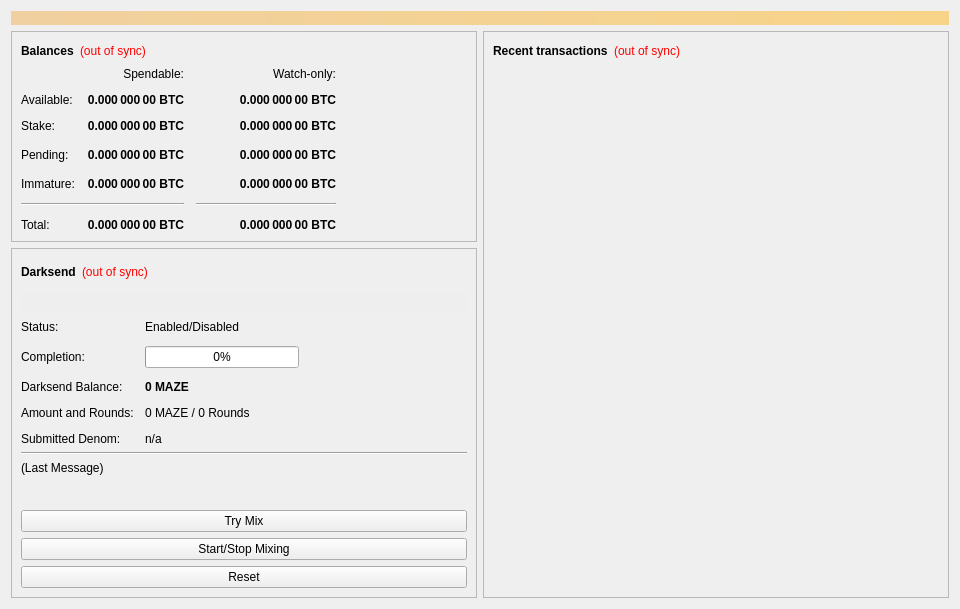
<?xml version="1.0" encoding="UTF-8"?>
<ui version="4.0">
 <class>OverviewPage</class>
 <widget class="QWidget" name="OverviewPage">
  <property name="geometry">
   <rect>
    <x>0</x>
    <y>0</y>
    <width>960</width>
    <height>594</height>
   </rect>
  </property>
  <property name="minimumSize">
   <size>
    <width>960</width>
    <height>0</height>
   </size>
  </property>
  <property name="windowTitle">
   <string>Form</string>
  </property>
  <layout class="QVBoxLayout" name="topLayout">
   <item>
    <widget class="QLabel" name="labelAlerts">
     <property name="visible">
      <bool>false</bool>
     </property>
     <property name="styleSheet">
      <string notr="true">background-color: qlineargradient(x1: 0, y1: 0, x2: 1, y2: 0, stop:0 #F0D0A0, stop:1 #F8D488); color:#000000;</string>
     </property>
     <property name="wordWrap">
      <bool>true</bool>
     </property>
     <property name="margin">
      <number>3</number>
     </property>
    </widget>
   </item>
   <item>
    <layout class="QHBoxLayout" name="horizontalLayout" stretch="1,1">
     <item>
      <layout class="QVBoxLayout" name="verticalLayout_2">
       <item>
        <widget class="QFrame" name="frame">
         <property name="frameShape">
          <enum>QFrame::StyledPanel</enum>
         </property>
         <property name="frameShadow">
          <enum>QFrame::Raised</enum>
         </property>
         <layout class="QVBoxLayout" name="verticalLayout_4">
          <item>
           <layout class="QHBoxLayout" name="horizontalLayout_4">
            <item>
             <widget class="QLabel" name="label_5">
              <property name="font">
               <font>
                <weight>75</weight>
                <bold>true</bold>
               </font>
              </property>
              <property name="text">
               <string>Balances</string>
              </property>
             </widget>
            </item>
            <item>
             <widget class="QLabel" name="labelWalletStatus">
              <property name="cursor">
               <cursorShape>WhatsThisCursor</cursorShape>
              </property>
              <property name="toolTip">
               <string>The displayed information may be out of date. Your wallet automatically synchronizes with the MAZE network after a connection is established, but this process has not completed yet.</string>
              </property>
              <property name="styleSheet">
               <string notr="true">QLabel { color: red; }</string>
              </property>
              <property name="text">
               <string notr="true">(out of sync)</string>
              </property>
              <property name="alignment">
               <set>Qt::AlignLeading|Qt::AlignLeft|Qt::AlignVCenter</set>
              </property>
             </widget>
            </item>
            <item>
             <spacer name="horizontalSpacer_3">
              <property name="orientation">
               <enum>Qt::Horizontal</enum>
              </property>
              <property name="sizeHint" stdset="0">
               <size>
                <width>40</width>
                <height>20</height>
               </size>
              </property>
             </spacer>
            </item>
           </layout>
          </item>
          <item>
           <layout class="QGridLayout" name="gridLayout">
            <property name="spacing">
             <number>12</number>
            </property>
            <item row="3" column="2">
             <widget class="QLabel" name="labelWatchPending">
              <property name="font">
               <font>
                <weight>75</weight>
                <bold>true</bold>
               </font>
              </property>
              <property name="cursor">
               <cursorShape>IBeamCursor</cursorShape>
              </property>
              <property name="toolTip">
               <string>Unconfirmed transactions to watch-only addresses</string>
              </property>
              <property name="text">
               <string notr="true">0.000 000 00 BTC</string>
              </property>
              <property name="alignment">
               <set>Qt::AlignRight|Qt::AlignTrailing|Qt::AlignVCenter</set>
              </property>
              <property name="textInteractionFlags">
               <set>Qt::LinksAccessibleByMouse|Qt::TextSelectableByKeyboard|Qt::TextSelectableByMouse</set>
              </property>
             </widget>
            </item>
            <item row="3" column="1">
             <widget class="QLabel" name="labelUnconfirmed">
              <property name="font">
               <font>
                <weight>75</weight>
                <bold>true</bold>
               </font>
              </property>
              <property name="cursor">
               <cursorShape>IBeamCursor</cursorShape>
              </property>
              <property name="toolTip">
               <string>Total of transactions that have yet to be confirmed, and do not yet count toward the spendable balance</string>
              </property>
              <property name="text">
               <string notr="true">0.000 000 00 BTC</string>
              </property>
              <property name="alignment">
               <set>Qt::AlignRight|Qt::AlignTrailing|Qt::AlignVCenter</set>
              </property>
              <property name="textInteractionFlags">
               <set>Qt::LinksAccessibleByMouse|Qt::TextSelectableByKeyboard|Qt::TextSelectableByMouse</set>
              </property>
             </widget>
            </item>
            <item row="4" column="2">
             <widget class="QLabel" name="labelWatchImmature">
              <property name="font">
               <font>
                <weight>75</weight>
                <bold>true</bold>
               </font>
              </property>
              <property name="cursor">
               <cursorShape>IBeamCursor</cursorShape>
              </property>
              <property name="toolTip">
               <string>Mined balance in watch-only addresses that has not yet matured</string>
              </property>
              <property name="text">
               <string notr="true">0.000 000 00 BTC</string>
              </property>
              <property name="alignment">
               <set>Qt::AlignRight|Qt::AlignTrailing|Qt::AlignVCenter</set>
              </property>
              <property name="textInteractionFlags">
               <set>Qt::LinksAccessibleByMouse|Qt::TextSelectableByKeyboard|Qt::TextSelectableByMouse</set>
              </property>
             </widget>
            </item>
            <item row="5" column="0" colspan="2">
             <widget class="Line" name="lineSpendableBalance">
              <property name="orientation">
               <enum>Qt::Horizontal</enum>
              </property>
             </widget>
            </item>
            <item row="5" column="2">
             <widget class="Line" name="lineWatchBalance">
              <property name="sizePolicy">
               <sizepolicy hsizetype="Preferred" vsizetype="Fixed">
                <horstretch>0</horstretch>
                <verstretch>0</verstretch>
               </sizepolicy>
              </property>
              <property name="minimumSize">
               <size>
                <width>140</width>
                <height>0</height>
               </size>
              </property>
              <property name="orientation">
               <enum>Qt::Horizontal</enum>
              </property>
             </widget>
            </item>
            <item row="6" column="0">
             <widget class="QLabel" name="labelTotalText">
              <property name="text">
               <string>Total:</string>
              </property>
             </widget>
            </item>
            <item row="4" column="1">
             <widget class="QLabel" name="labelImmature">
              <property name="font">
               <font>
                <weight>75</weight>
                <bold>true</bold>
               </font>
              </property>
              <property name="cursor">
               <cursorShape>IBeamCursor</cursorShape>
              </property>
              <property name="toolTip">
               <string>Mined balance that has not yet matured</string>
              </property>
              <property name="text">
               <string notr="true">0.000 000 00 BTC</string>
              </property>
              <property name="alignment">
               <set>Qt::AlignRight|Qt::AlignTrailing|Qt::AlignVCenter</set>
              </property>
              <property name="textInteractionFlags">
               <set>Qt::LinksAccessibleByMouse|Qt::TextSelectableByKeyboard|Qt::TextSelectableByMouse</set>
              </property>
             </widget>
            </item>
            <item row="3" column="3">
             <spacer name="horizontalSpacer_2">
              <property name="orientation">
               <enum>Qt::Horizontal</enum>
              </property>
              <property name="sizeHint" stdset="0">
               <size>
                <width>40</width>
                <height>20</height>
               </size>
              </property>
             </spacer>
            </item>
            <item row="4" column="0">
             <widget class="QLabel" name="labelImmatureText">
              <property name="text">
               <string>Immature:</string>
              </property>
             </widget>
            </item>
            <item row="6" column="1">
             <widget class="QLabel" name="labelTotal">
              <property name="font">
               <font>
                <weight>75</weight>
                <bold>true</bold>
               </font>
              </property>
              <property name="cursor">
               <cursorShape>IBeamCursor</cursorShape>
              </property>
              <property name="toolTip">
               <string>Your current total balance</string>
              </property>
              <property name="text">
               <string notr="true">0.000 000 00 BTC</string>
              </property>
              <property name="alignment">
               <set>Qt::AlignRight|Qt::AlignTrailing|Qt::AlignVCenter</set>
              </property>
              <property name="textInteractionFlags">
               <set>Qt::LinksAccessibleByMouse|Qt::TextSelectableByKeyboard|Qt::TextSelectableByMouse</set>
              </property>
             </widget>
            </item>
            <item row="6" column="2">
             <widget class="QLabel" name="labelWatchTotal">
              <property name="font">
               <font>
                <weight>75</weight>
                <bold>true</bold>
               </font>
              </property>
              <property name="cursor">
               <cursorShape>IBeamCursor</cursorShape>
              </property>
              <property name="toolTip">
               <string>Current total balance in watch-only addresses</string>
              </property>
              <property name="text">
               <string notr="true">0.000 000 00 BTC</string>
              </property>
              <property name="alignment">
               <set>Qt::AlignRight|Qt::AlignTrailing|Qt::AlignVCenter</set>
              </property>
              <property name="textInteractionFlags">
               <set>Qt::LinksAccessibleByMouse|Qt::TextSelectableByKeyboard|Qt::TextSelectableByMouse</set>
              </property>
             </widget>
            </item>
            <item row="0" column="2">
             <widget class="QLabel" name="labelWatchonly">
              <property name="text">
               <string>Watch-only:</string>
              </property>
              <property name="alignment">
               <set>Qt::AlignRight|Qt::AlignTrailing|Qt::AlignVCenter</set>
              </property>
             </widget>
            </item>
            <item row="1" column="0">
             <widget class="QLabel" name="labelBalanceText">
              <property name="text">
               <string>Available:</string>
              </property>
             </widget>
            </item>
            <item row="1" column="1">
             <widget class="QLabel" name="labelBalance">
              <property name="font">
               <font>
                <weight>75</weight>
                <bold>true</bold>
               </font>
              </property>
              <property name="cursor">
               <cursorShape>IBeamCursor</cursorShape>
              </property>
              <property name="toolTip">
               <string>Your current spendable balance</string>
              </property>
              <property name="text">
               <string notr="true">0.000 000 00 BTC</string>
              </property>
              <property name="alignment">
               <set>Qt::AlignRight|Qt::AlignTrailing|Qt::AlignVCenter</set>
              </property>
              <property name="textInteractionFlags">
               <set>Qt::LinksAccessibleByMouse|Qt::TextSelectableByKeyboard|Qt::TextSelectableByMouse</set>
              </property>
             </widget>
            </item>
            <item row="2" column="0">
             <widget class="QLabel" name="label_10">
              <property name="text">
               <string>Stake:</string>
              </property>
             </widget>
            </item>
            <item row="2" column="1">
             <widget class="QLabel" name="labelStake">
              <property name="font">
               <font>
                <weight>75</weight>
                <bold>true</bold>
               </font>
              </property>
              <property name="cursor">
               <cursorShape>IBeamCursor</cursorShape>
              </property>
              <property name="toolTip">
               <string>Total of coins that was staked, and do not yet count toward the current balance</string>
              </property>
              <property name="text">
               <string notr="true">0.000 000 00 BTC</string>
              </property>
              <property name="alignment">
               <set>Qt::AlignRight|Qt::AlignTrailing|Qt::AlignVCenter</set>
              </property>
              <property name="textInteractionFlags">
               <set>Qt::LinksAccessibleByMouse|Qt::TextSelectableByKeyboard|Qt::TextSelectableByMouse</set>
              </property>
             </widget>
            </item>
            <item row="2" column="2">
             <widget class="QLabel" name="labelWatchStake">
              <property name="font">
               <font>
                <weight>75</weight>
                <bold>true</bold>
               </font>
              </property>
              <property name="cursor">
               <cursorShape>IBeamCursor</cursorShape>
              </property>
              <property name="toolTip">
               <string>Total of coins that was staked in watch-only addresses, and do not yet count toward the current watch-only balance</string>
              </property>
              <property name="text">
               <string notr="true">0.000 000 00 BTC</string>
              </property>
              <property name="alignment">
               <set>Qt::AlignRight|Qt::AlignTrailing|Qt::AlignVCenter</set>
              </property>
              <property name="textInteractionFlags">
               <set>Qt::LinksAccessibleByMouse|Qt::TextSelectableByKeyboard|Qt::TextSelectableByMouse</set>
              </property>
             </widget>
            </item>
            <item row="1" column="2">
             <widget class="QLabel" name="labelWatchAvailable">
              <property name="font">
               <font>
                <weight>75</weight>
                <bold>true</bold>
               </font>
              </property>
              <property name="cursor">
               <cursorShape>IBeamCursor</cursorShape>
              </property>
              <property name="toolTip">
               <string>Your current balance in watch-only addresses</string>
              </property>
              <property name="text">
               <string notr="true">0.000 000 00 BTC</string>
              </property>
              <property name="alignment">
               <set>Qt::AlignRight|Qt::AlignTrailing|Qt::AlignVCenter</set>
              </property>
              <property name="textInteractionFlags">
               <set>Qt::LinksAccessibleByMouse|Qt::TextSelectableByKeyboard|Qt::TextSelectableByMouse</set>
              </property>
             </widget>
            </item>
            <item row="3" column="0">
             <widget class="QLabel" name="labelPendingText">
              <property name="text">
               <string>Pending:</string>
              </property>
             </widget>
            </item>
            <item row="0" column="1">
             <widget class="QLabel" name="labelSpendable">
              <property name="text">
               <string>Spendable:</string>
              </property>
              <property name="alignment">
               <set>Qt::AlignRight|Qt::AlignTrailing|Qt::AlignVCenter</set>
              </property>
             </widget>
            </item>
           </layout>
          </item>
         </layout>
        </widget>
       </item>
       <item>
        <widget class="QFrame" name="frameDarksend">
         <property name="sizePolicy">
          <sizepolicy hsizetype="Expanding" vsizetype="Expanding">
           <horstretch>0</horstretch>
           <verstretch>0</verstretch>
          </sizepolicy>
         </property>
         <property name="minimumSize">
          <size>
           <width>0</width>
           <height>350</height>
          </size>
         </property>
         <property name="layoutDirection">
          <enum>Qt::LeftToRight</enum>
         </property>
         <property name="frameShape">
          <enum>QFrame::StyledPanel</enum>
         </property>
         <property name="frameShadow">
          <enum>QFrame::Raised</enum>
         </property>
         <layout class="QVBoxLayout" name="verticalLayout_5">
          <item>
           <layout class="QHBoxLayout" name="horizontalLayout_5">
            <item>
             <widget class="QLabel" name="label_2">
              <property name="font">
               <font>
                <weight>75</weight>
                <bold>true</bold>
               </font>
              </property>
              <property name="text">
               <string>Darksend</string>
              </property>
             </widget>
            </item>
            <item>
             <widget class="QLabel" name="labelDarksendSyncStatus">
              <property name="toolTip">
               <string>The displayed information may be out of date. Your wallet automatically synchronizes with the MAZE network after a connection is established, but this process has not completed yet.</string>
              </property>
              <property name="styleSheet">
               <string notr="true">QLabel { color: red; }</string>
              </property>
              <property name="text">
               <string notr="true">(out of sync)</string>
              </property>
              <property name="alignment">
               <set>Qt::AlignLeading|Qt::AlignLeft|Qt::AlignVCenter</set>
              </property>
             </widget>
            </item>
            <item>
             <spacer name="horizontalSpacer_4">
              <property name="orientation">
               <enum>Qt::Horizontal</enum>
              </property>
              <property name="sizeHint" stdset="0">
               <size>
                <width>40</width>
                <height>20</height>
               </size>
              </property>
             </spacer>
            </item>
           </layout>
          </item>
          <item>
           <widget class="QPushButton" name="runAutoDenom">
            <property name="palette">
             <palette>
              <active>
               <colorrole role="WindowText">
                <brush brushstyle="SolidPattern">
                 <color alpha="255">
                  <red>0</red>
                  <green>0</green>
                  <blue>0</blue>
                 </color>
                </brush>
               </colorrole>
               <colorrole role="Button">
                <brush brushstyle="SolidPattern">
                 <color alpha="255">
                  <red>239</red>
                  <green>238</green>
                  <blue>238</blue>
                 </color>
                </brush>
               </colorrole>
               <colorrole role="Light">
                <brush brushstyle="SolidPattern">
                 <color alpha="255">
                  <red>255</red>
                  <green>255</green>
                  <blue>255</blue>
                 </color>
                </brush>
               </colorrole>
               <colorrole role="Midlight">
                <brush brushstyle="SolidPattern">
                 <color alpha="255">
                  <red>247</red>
                  <green>246</green>
                  <blue>246</blue>
                 </color>
                </brush>
               </colorrole>
               <colorrole role="Dark">
                <brush brushstyle="SolidPattern">
                 <color alpha="255">
                  <red>119</red>
                  <green>119</green>
                  <blue>119</blue>
                 </color>
                </brush>
               </colorrole>
               <colorrole role="Mid">
                <brush brushstyle="SolidPattern">
                 <color alpha="255">
                  <red>159</red>
                  <green>159</green>
                  <blue>159</blue>
                 </color>
                </brush>
               </colorrole>
               <colorrole role="Text">
                <brush brushstyle="SolidPattern">
                 <color alpha="255">
                  <red>0</red>
                  <green>0</green>
                  <blue>0</blue>
                 </color>
                </brush>
               </colorrole>
               <colorrole role="BrightText">
                <brush brushstyle="SolidPattern">
                 <color alpha="255">
                  <red>255</red>
                  <green>255</green>
                  <blue>255</blue>
                 </color>
                </brush>
               </colorrole>
               <colorrole role="ButtonText">
                <brush brushstyle="SolidPattern">
                 <color alpha="255">
                  <red>0</red>
                  <green>0</green>
                  <blue>0</blue>
                 </color>
                </brush>
               </colorrole>
               <colorrole role="Base">
                <brush brushstyle="SolidPattern">
                 <color alpha="255">
                  <red>255</red>
                  <green>255</green>
                  <blue>255</blue>
                 </color>
                </brush>
               </colorrole>
               <colorrole role="Window">
                <brush brushstyle="SolidPattern">
                 <color alpha="255">
                  <red>239</red>
                  <green>238</green>
                  <blue>238</blue>
                 </color>
                </brush>
               </colorrole>
               <colorrole role="Shadow">
                <brush brushstyle="SolidPattern">
                 <color alpha="255">
                  <red>0</red>
                  <green>0</green>
                  <blue>0</blue>
                 </color>
                </brush>
               </colorrole>
               <colorrole role="AlternateBase">
                <brush brushstyle="SolidPattern">
                 <color alpha="255">
                  <red>247</red>
                  <green>246</green>
                  <blue>246</blue>
                 </color>
                </brush>
               </colorrole>
               <colorrole role="ToolTipBase">
                <brush brushstyle="SolidPattern">
                 <color alpha="255">
                  <red>255</red>
                  <green>255</green>
                  <blue>220</blue>
                 </color>
                </brush>
               </colorrole>
               <colorrole role="ToolTipText">
                <brush brushstyle="SolidPattern">
                 <color alpha="255">
                  <red>0</red>
                  <green>0</green>
                  <blue>0</blue>
                 </color>
                </brush>
               </colorrole>
              </active>
              <inactive>
               <colorrole role="WindowText">
                <brush brushstyle="SolidPattern">
                 <color alpha="255">
                  <red>0</red>
                  <green>0</green>
                  <blue>0</blue>
                 </color>
                </brush>
               </colorrole>
               <colorrole role="Button">
                <brush brushstyle="SolidPattern">
                 <color alpha="255">
                  <red>239</red>
                  <green>238</green>
                  <blue>238</blue>
                 </color>
                </brush>
               </colorrole>
               <colorrole role="Light">
                <brush brushstyle="SolidPattern">
                 <color alpha="255">
                  <red>255</red>
                  <green>255</green>
                  <blue>255</blue>
                 </color>
                </brush>
               </colorrole>
               <colorrole role="Midlight">
                <brush brushstyle="SolidPattern">
                 <color alpha="255">
                  <red>247</red>
                  <green>246</green>
                  <blue>246</blue>
                 </color>
                </brush>
               </colorrole>
               <colorrole role="Dark">
                <brush brushstyle="SolidPattern">
                 <color alpha="255">
                  <red>119</red>
                  <green>119</green>
                  <blue>119</blue>
                 </color>
                </brush>
               </colorrole>
               <colorrole role="Mid">
                <brush brushstyle="SolidPattern">
                 <color alpha="255">
                  <red>159</red>
                  <green>159</green>
                  <blue>159</blue>
                 </color>
                </brush>
               </colorrole>
               <colorrole role="Text">
                <brush brushstyle="SolidPattern">
                 <color alpha="255">
                  <red>0</red>
                  <green>0</green>
                  <blue>0</blue>
                 </color>
                </brush>
               </colorrole>
               <colorrole role="BrightText">
                <brush brushstyle="SolidPattern">
                 <color alpha="255">
                  <red>255</red>
                  <green>255</green>
                  <blue>255</blue>
                 </color>
                </brush>
               </colorrole>
               <colorrole role="ButtonText">
                <brush brushstyle="SolidPattern">
                 <color alpha="255">
                  <red>0</red>
                  <green>0</green>
                  <blue>0</blue>
                 </color>
                </brush>
               </colorrole>
               <colorrole role="Base">
                <brush brushstyle="SolidPattern">
                 <color alpha="255">
                  <red>255</red>
                  <green>255</green>
                  <blue>255</blue>
                 </color>
                </brush>
               </colorrole>
               <colorrole role="Window">
                <brush brushstyle="SolidPattern">
                 <color alpha="255">
                  <red>239</red>
                  <green>238</green>
                  <blue>238</blue>
                 </color>
                </brush>
               </colorrole>
               <colorrole role="Shadow">
                <brush brushstyle="SolidPattern">
                 <color alpha="255">
                  <red>0</red>
                  <green>0</green>
                  <blue>0</blue>
                 </color>
                </brush>
               </colorrole>
               <colorrole role="AlternateBase">
                <brush brushstyle="SolidPattern">
                 <color alpha="255">
                  <red>247</red>
                  <green>246</green>
                  <blue>246</blue>
                 </color>
                </brush>
               </colorrole>
               <colorrole role="ToolTipBase">
                <brush brushstyle="SolidPattern">
                 <color alpha="255">
                  <red>255</red>
                  <green>255</green>
                  <blue>220</blue>
                 </color>
                </brush>
               </colorrole>
               <colorrole role="ToolTipText">
                <brush brushstyle="SolidPattern">
                 <color alpha="255">
                  <red>0</red>
                  <green>0</green>
                  <blue>0</blue>
                 </color>
                </brush>
               </colorrole>
              </inactive>
              <disabled>
               <colorrole role="WindowText">
                <brush brushstyle="SolidPattern">
                 <color alpha="255">
                  <red>119</red>
                  <green>119</green>
                  <blue>119</blue>
                 </color>
                </brush>
               </colorrole>
               <colorrole role="Button">
                <brush brushstyle="SolidPattern">
                 <color alpha="255">
                  <red>239</red>
                  <green>238</green>
                  <blue>238</blue>
                 </color>
                </brush>
               </colorrole>
               <colorrole role="Light">
                <brush brushstyle="SolidPattern">
                 <color alpha="255">
                  <red>255</red>
                  <green>255</green>
                  <blue>255</blue>
                 </color>
                </brush>
               </colorrole>
               <colorrole role="Midlight">
                <brush brushstyle="SolidPattern">
                 <color alpha="255">
                  <red>247</red>
                  <green>246</green>
                  <blue>246</blue>
                 </color>
                </brush>
               </colorrole>
               <colorrole role="Dark">
                <brush brushstyle="SolidPattern">
                 <color alpha="255">
                  <red>119</red>
                  <green>119</green>
                  <blue>119</blue>
                 </color>
                </brush>
               </colorrole>
               <colorrole role="Mid">
                <brush brushstyle="SolidPattern">
                 <color alpha="255">
                  <red>159</red>
                  <green>159</green>
                  <blue>159</blue>
                 </color>
                </brush>
               </colorrole>
               <colorrole role="Text">
                <brush brushstyle="SolidPattern">
                 <color alpha="255">
                  <red>119</red>
                  <green>119</green>
                  <blue>119</blue>
                 </color>
                </brush>
               </colorrole>
               <colorrole role="BrightText">
                <brush brushstyle="SolidPattern">
                 <color alpha="255">
                  <red>255</red>
                  <green>255</green>
                  <blue>255</blue>
                 </color>
                </brush>
               </colorrole>
               <colorrole role="ButtonText">
                <brush brushstyle="SolidPattern">
                 <color alpha="255">
                  <red>119</red>
                  <green>119</green>
                  <blue>119</blue>
                 </color>
                </brush>
               </colorrole>
               <colorrole role="Base">
                <brush brushstyle="SolidPattern">
                 <color alpha="255">
                  <red>239</red>
                  <green>238</green>
                  <blue>238</blue>
                 </color>
                </brush>
               </colorrole>
               <colorrole role="Window">
                <brush brushstyle="SolidPattern">
                 <color alpha="255">
                  <red>239</red>
                  <green>238</green>
                  <blue>238</blue>
                 </color>
                </brush>
               </colorrole>
               <colorrole role="Shadow">
                <brush brushstyle="SolidPattern">
                 <color alpha="255">
                  <red>0</red>
                  <green>0</green>
                  <blue>0</blue>
                 </color>
                </brush>
               </colorrole>
               <colorrole role="AlternateBase">
                <brush brushstyle="SolidPattern">
                 <color alpha="255">
                  <red>239</red>
                  <green>238</green>
                  <blue>238</blue>
                 </color>
                </brush>
               </colorrole>
               <colorrole role="ToolTipBase">
                <brush brushstyle="SolidPattern">
                 <color alpha="255">
                  <red>255</red>
                  <green>255</green>
                  <blue>220</blue>
                 </color>
                </brush>
               </colorrole>
               <colorrole role="ToolTipText">
                <brush brushstyle="SolidPattern">
                 <color alpha="255">
                  <red>0</red>
                  <green>0</green>
                  <blue>0</blue>
                 </color>
                </brush>
               </colorrole>
              </disabled>
             </palette>
            </property>
            <property name="focusPolicy">
             <enum>Qt::NoFocus</enum>
            </property>
            <property name="autoFillBackground">
             <bool>true</bool>
            </property>
            <property name="text">
             <string/>
            </property>
            <property name="flat">
             <bool>true</bool>
            </property>
           </widget>
          </item>
          <item>
           <layout class="QFormLayout" name="formLayout">
            <property name="fieldGrowthPolicy">
             <enum>QFormLayout::AllNonFixedFieldsGrow</enum>
            </property>
            <property name="horizontalSpacing">
             <number>11</number>
            </property>
            <property name="verticalSpacing">
             <number>12</number>
            </property>
            <item row="0" column="0">
             <widget class="QLabel" name="label_6">
              <property name="text">
               <string>Status:</string>
              </property>
             </widget>
            </item>
            <item row="1" column="0">
             <widget class="QLabel" name="label_7">
              <property name="text">
               <string>Completion:</string>
              </property>
             </widget>
            </item>
            <item row="1" column="1">
             <widget class="QProgressBar" name="darksendProgress">
              <property name="maximumSize">
               <size>
                <width>154</width>
                <height>16777215</height>
               </size>
              </property>
              <property name="value">
               <number>0</number>
              </property>
             </widget>
            </item>
            <item row="3" column="0">
             <widget class="QLabel" name="labelAnonymizedText">
              <property name="text">
               <string>Darksend Balance:</string>
              </property>
             </widget>
            </item>
            <item row="3" column="1">
             <widget class="QLabel" name="labelAnonymized">
              <property name="font">
               <font>
                <weight>75</weight>
                <bold>true</bold>
               </font>
              </property>
              <property name="text">
               <string notr="true">0 MAZE</string>
              </property>
             </widget>
            </item>
            <item row="4" column="0">
             <widget class="QLabel" name="label_8">
              <property name="text">
               <string>Amount and Rounds:</string>
              </property>
             </widget>
            </item>
            <item row="4" column="1">
             <widget class="QLabel" name="labelAmountRounds">
              <property name="text">
               <string>0 MAZE / 0 Rounds</string>
              </property>
             </widget>
            </item>
            <item row="5" column="0">
             <widget class="QLabel" name="label_9">
              <property name="text">
               <string>Submitted Denom:</string>
              </property>
             </widget>
            </item>
            <item row="5" column="1">
             <widget class="QLabel" name="labelSubmittedDenom">
              <property name="toolTip">
               <string>The denominations you submitted to the Masternode.&lt;br&gt;To mix, other users must submit the exact same denominations.</string>
              </property>
              <property name="text">
               <string>n/a</string>
              </property>
             </widget>
            </item>
            <item row="0" column="1">
             <widget class="QLabel" name="darksendEnabled">
              <property name="text">
               <string>Enabled/Disabled</string>
              </property>
             </widget>
            </item>
           </layout>
          </item>
          <item>
           <widget class="Line" name="lineLastMessage">
            <property name="orientation">
             <enum>Qt::Horizontal</enum>
            </property>
           </widget>
          </item>
          <item>
           <widget class="QLabel" name="darksendStatus">
            <property name="minimumSize">
             <size>
              <width>288</width>
              <height>43</height>
             </size>
            </property>
            <property name="text">
             <string>(Last Message)</string>
            </property>
            <property name="alignment">
             <set>Qt::AlignLeading|Qt::AlignLeft|Qt::AlignTop</set>
            </property>
            <property name="wordWrap">
             <bool>true</bool>
            </property>
           </widget>
          </item>
          <item>
           <widget class="QPushButton" name="darksendAuto">
            <property name="sizePolicy">
             <sizepolicy hsizetype="MinimumExpanding" vsizetype="Fixed">
              <horstretch>0</horstretch>
              <verstretch>0</verstretch>
             </sizepolicy>
            </property>
            <property name="toolTip">
             <string>Try to manually submit a Darksend request.</string>
            </property>
            <property name="text">
             <string>Try Mix</string>
            </property>
           </widget>
          </item>
          <item>
           <widget class="QPushButton" name="toggleDarksend">
            <property name="sizePolicy">
             <sizepolicy hsizetype="MinimumExpanding" vsizetype="Fixed">
              <horstretch>0</horstretch>
              <verstretch>0</verstretch>
             </sizepolicy>
            </property>
            <property name="text">
             <string>Start/Stop Mixing</string>
            </property>
           </widget>
          </item>
          <item>
           <widget class="QPushButton" name="darksendReset">
            <property name="sizePolicy">
             <sizepolicy hsizetype="MinimumExpanding" vsizetype="Fixed">
              <horstretch>0</horstretch>
              <verstretch>0</verstretch>
             </sizepolicy>
            </property>
            <property name="toolTip">
             <string>Reset the current status of Darksend (can interrupt Darksend if it's in the process of Mixing, which can cost you money!)</string>
            </property>
            <property name="autoFillBackground">
             <bool>false</bool>
            </property>
            <property name="text">
             <string>Reset</string>
            </property>
           </widget>
          </item>
         </layout>
        </widget>
       </item>
       <item>
        <spacer name="verticalSpacer">
         <property name="orientation">
          <enum>Qt::Vertical</enum>
         </property>
         <property name="sizeHint" stdset="0">
          <size>
           <width>20</width>
           <height>40</height>
          </size>
         </property>
        </spacer>
       </item>
      </layout>
     </item>
     <item>
      <layout class="QVBoxLayout" name="verticalLayout_3">
       <item>
        <widget class="QFrame" name="frame_2">
         <property name="frameShape">
          <enum>QFrame::StyledPanel</enum>
         </property>
         <property name="frameShadow">
          <enum>QFrame::Raised</enum>
         </property>
         <layout class="QVBoxLayout" name="verticalLayout">
          <item>
           <layout class="QHBoxLayout" name="horizontalLayout_2">
            <item>
             <widget class="QLabel" name="label_4">
              <property name="font">
               <font>
                <weight>75</weight>
                <bold>true</bold>
               </font>
              </property>
              <property name="text">
               <string>Recent transactions</string>
              </property>
             </widget>
            </item>
            <item>
             <widget class="QLabel" name="labelTransactionsStatus">
              <property name="cursor">
               <cursorShape>WhatsThisCursor</cursorShape>
              </property>
              <property name="toolTip">
               <string>The displayed information may be out of date. Your wallet automatically synchronizes with the MAZE network after a connection is established, but this process has not completed yet.</string>
              </property>
              <property name="styleSheet">
               <string notr="true">QLabel { color: red; }</string>
              </property>
              <property name="text">
               <string notr="true">(out of sync)</string>
              </property>
              <property name="alignment">
               <set>Qt::AlignRight|Qt::AlignTrailing|Qt::AlignVCenter</set>
              </property>
             </widget>
            </item>
            <item>
             <spacer name="horizontalSpacer">
              <property name="orientation">
               <enum>Qt::Horizontal</enum>
              </property>
              <property name="sizeHint" stdset="0">
               <size>
                <width>40</width>
                <height>20</height>
               </size>
              </property>
             </spacer>
            </item>
           </layout>
          </item>
          <item>
           <widget class="QListView" name="listTransactions">
            <property name="styleSheet">
             <string notr="true">QListView { background: transparent; }</string>
            </property>
            <property name="frameShape">
             <enum>QFrame::NoFrame</enum>
            </property>
            <property name="verticalScrollBarPolicy">
             <enum>Qt::ScrollBarAlwaysOff</enum>
            </property>
            <property name="horizontalScrollBarPolicy">
             <enum>Qt::ScrollBarAlwaysOff</enum>
            </property>
            <property name="selectionMode">
             <enum>QAbstractItemView::NoSelection</enum>
            </property>
           </widget>
          </item>
         </layout>
        </widget>
       </item>
      </layout>
     </item>
    </layout>
   </item>
  </layout>
 </widget>
 <resources/>
 <connections/>
</ui>
